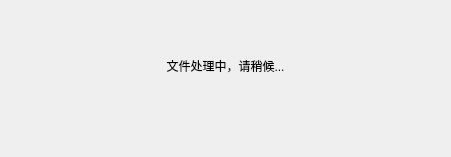
<?xml version="1.0" encoding="UTF-8"?>
<ui version="4.0">
 <class>Dialog</class>
 <widget class="QDialog" name="Dialog">
  <property name="windowModality">
   <enum>Qt::WindowModal</enum>
  </property>
  <property name="geometry">
   <rect>
    <x>0</x>
    <y>0</y>
    <width>451</width>
    <height>157</height>
   </rect>
  </property>
  <property name="sizePolicy">
   <sizepolicy hsizetype="Preferred" vsizetype="Preferred">
    <horstretch>0</horstretch>
    <verstretch>0</verstretch>
   </sizepolicy>
  </property>
  <property name="contextMenuPolicy">
   <enum>Qt::NoContextMenu</enum>
  </property>
  <property name="windowTitle">
   <string/>
  </property>
  <property name="windowOpacity">
   <double>1.000000000000000</double>
  </property>
  <property name="modal">
   <bool>true</bool>
  </property>
  <widget class="QLabel" name="label">
   <property name="geometry">
    <rect>
     <x>0</x>
     <y>-20</y>
     <width>451</width>
     <height>171</height>
    </rect>
   </property>
   <property name="minimumSize">
    <size>
     <width>451</width>
     <height>171</height>
    </size>
   </property>
   <property name="autoFillBackground">
    <bool>true</bool>
   </property>
   <property name="text">
    <string>文件处理中，请稍候...</string>
   </property>
   <property name="textFormat">
    <enum>Qt::PlainText</enum>
   </property>
   <property name="alignment">
    <set>Qt::AlignCenter</set>
   </property>
  </widget>
 </widget>
 <resources/>
 <connections/>
</ui>
